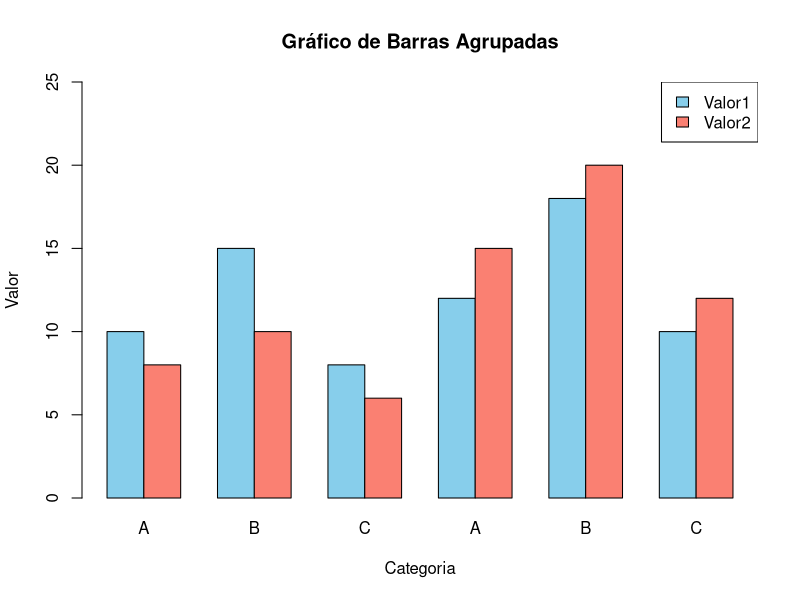

The R source for this figure:
# Dados de exemplo
dados <- data.frame(
  Categoria = c("A", "B", "C", "A", "B", "C"),
  Valor1 = c(10, 15, 8, 12, 18, 10),
  Valor2 = c(8, 10, 6, 15, 20, 12)
)

# Altura da barra agrupada
altura_barra <- 5.35

# Cores das barras
cores <- c("skyblue", "salmon")

# Criar o gráfico de barras agrupadas
barplot(
  t(as.matrix(dados[, c("Valor1", "Valor2")])),
  beside = TRUE,
  col = cores,
  names.arg = dados$Categoria,
  ylim = c(0, max(dados$Valor1, dados$Valor2) + 5),
  ylab = "Valor",
  xlab = "Categoria",
  main = "Gráfico de Barras Agrupadas"
)

# Adicionar legenda
legend("topright", legend = c("Valor1", "Valor2"), fill = cores)